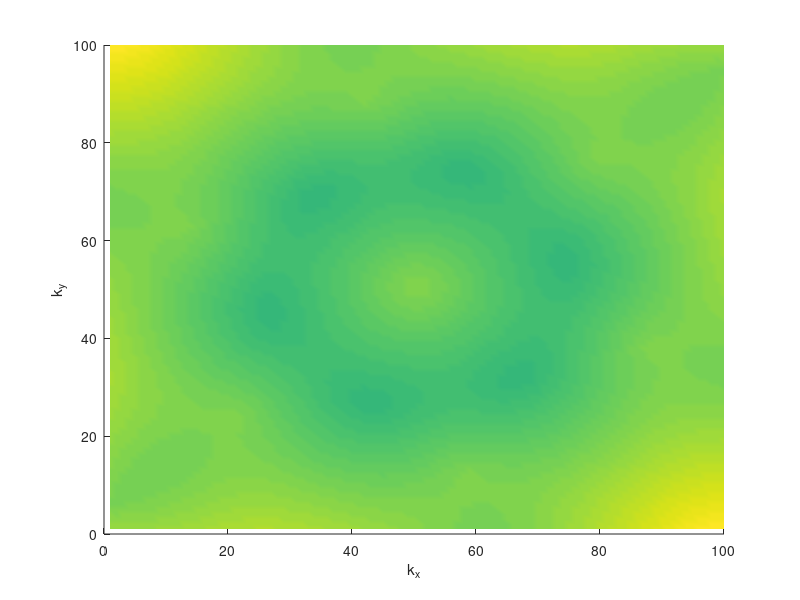
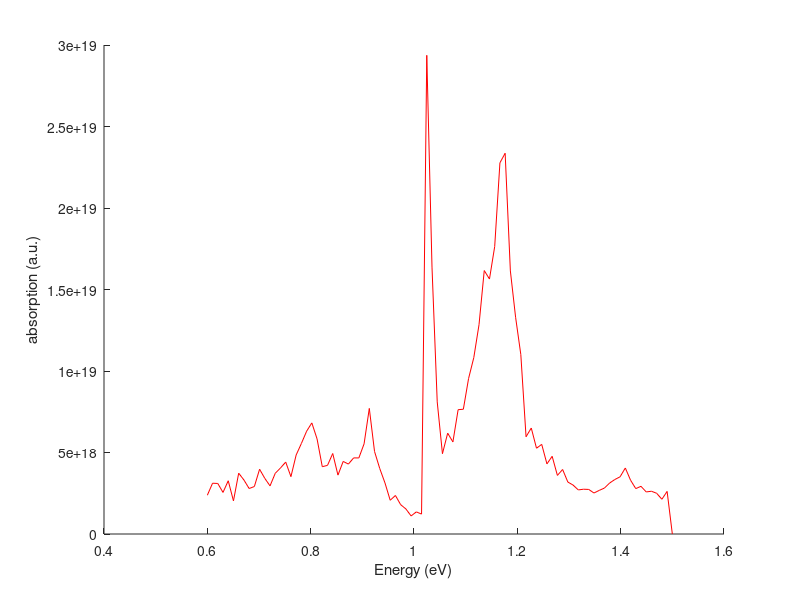

The MATLAB source for these figures, in order:
function GBN_Dispersion_absorption
clear
close all

%c = 3*10^(10); %speed of light gaussian
c=1;
m = 1;
n = 1;
points = 100; %k space mesh
bound = 2.0 ; %bound in k-space in nm^(-1) measure from original Dirac point

Ex = 10^(-8); %electric field of light (Gaussian units)
Ey = Ex;
Wi = (c/4*pi)*(Ex^2 + Ey^2); %incident energy 
%Wi = Wi*6.24*10^(11);%incident energy in eV


kx = linspace(-bound,bound,points);
ky = linspace(-bound,bound,points);
d = zeros(14,points,points);

for i = 1:points
    for j = 1:points
        H = mymatrix(kx(i),ky(j),0,0);
        d(:,m,n) = eig(H);        
        m = m + 1;
    end
    m = 1;
    n = n + 1;
end
energy1(:,:) = d(1,:,:);
energy2(:,:) = d(2,:,:);
energy3(:,:) = d(3,:,:);
energy4(:,:) = d(4,:,:);
energy5(:,:) = d(5,:,:);
energy6(:,:) = d(6,:,:);
energy7(:,:) = d(7,:,:);
energy8(:,:) = d(8,:,:);
energy9(:,:) = d(9,:,:);
energy10(:,:) = d(10,:,:);
energy11(:,:) = d(11,:,:);
energy12(:,:) = d(12,:,:);
energy13(:,:) = d(13,:,:);
energy14(:,:) = d(14,:,:);
figure;
 hold on
%surf(energy1)
%surf(energy2)
%surf(energy3)
%surf(energy4)
%surf(energy5)
surf(energy6)
surf(energy7)
surf(energy8)
surf(energy9)
%surf(energy10)
%surf(energy11)
%surf(energy12)
%surf(energy13)
%surf(energy14)
xlabel('k_x')
ylabel('k_y')
zlabel('Energy (eV)')
shading interp
 hold off
E_min = 0.6; %min and max of photon energy
E_max = 1.5;
delta_E = 0.01;
bins = ceil((E_max-E_min)/delta_E);
energy = linspace(E_min,E_max,bins);
%energy = energy*1000;
% numstates1 = numstates(energy1,E_min,E_max,delta_E,points);
% numstates2 = numstates(energy2,E_min,E_max,delta_E,points);
% numstates3 = numstates(energy3,E_min,E_max,delta_E,points);
% numstates4 = numstates(energy4,E_min,E_max,delta_E,points);
% numstates5 = numstates(energy5,E_min,E_max,delta_E,points);
abs78 = absorption(energy7,energy8,E_min,E_max,delta_E,points,7,8,kx,kx,Ex,Ey,Wi);
abs79 = absorption(energy7,energy9,E_min,E_max,delta_E,points,7,9,kx,ky,Ex,Ey,Wi);
abs68 = absorption(energy6,energy8,E_min,E_max,delta_E,points,6,8,kx,ky,Ex,Ey,Wi);
abs69 = absorption(energy6,energy9,E_min,E_max,delta_E,points,6,9,kx,ky,Ex,Ey,Wi);
% numstates10 = numstates(energy10,E_min,E_max,delta_E,points);
% numstates12 = numstates(energy12,E_min,E_max,delta_E,points);
% numstates13 = numstates(energy13,E_min,E_max,delta_E,points);
% numstates14 = numstates(energy14,E_min,E_max,delta_E,points);
% statesdist = numstates1+numstates2+numstates3+numstates4+numstates5+numstates6+numstates7+numstates8+numstates9+numstates10+numstates11+numstates12+numstates13+numstates14;
abso = abs78+abs79+abs68+abs69;
figure; 
hold on
plot(energy,abso,'r')
xlabel('Energy (eV)')
ylabel('absorption (a.u.)')
Band_1 = zeros(1,points);Band_2 = zeros(1,points);Band_3 = zeros(1,points);
Band_4 = zeros(1,points);Band_5 = zeros(1,points);Band_6 = zeros(1,points);
Band_7 = zeros(1,points);Band_8 = zeros(1,points);Band_9 = zeros(1,points);
Band_10 = zeros(1,points);Band_11 = zeros(1,points);Band_12 = zeros(1,points);
Band_13 = zeros(1,points);Band_14 = zeros(1,points);
for i = 1:points
    Band_1(1,i) = d(1,points/2,i);Band_2(1,i) = d(2,points/2,i);Band_3(1,i) = d(3,points/2,i);
    Band_4(1,i) = d(4,points/2,i);Band_5(1,i) = d(5,points/2,i);Band_6(1,i) = d(6,points/2,i);
    Band_7(1,i) = d(7,points/2,i);Band_8(1,i) = d(8,points/2,i);Band_9(1,i) = d(9,points/2,i);
    Band_10(1,i) = d(10,points/2,i);Band_11(1,i) = d(11,points/2,i);Band_12(1,i) = d(12,points/2,i);
    Band_13(1,i) = d(13,points/2,i);Band_14(1,i) = d(14,points/2,i);
end
% figure; 
% hold on
% plot(kx,1000*Band_1)
% plot(kx,1000*Band_2)
% plot(kx,1000*Band_3)
% plot(kx,1000*Band_4)
% plot(kx,1000*Band_5)
% plot(kx,1000*Band_6)
% plot(kx,1000*Band_7)
% plot(kx,1000*Band_8)
% plot(kx,1000*Band_9)
% plot(kx,1000*Band_10)
% plot(kx,1000*Band_11)
% plot(kx,1000*Band_12)
% plot(kx,1000*Band_13)
% plot(kx,1000*Band_14)
% axis([-bound bound 1000*E_min 1000*E_max])
% pbaspect([0.7 1 1])
% xlabel('k')
% ylabel('Energy (meV)')
% hold off
% dlmwrite('conductionband_lowres.txt', energy8);
% type conductionband_lowres.txt;
% dlmwrite('valenceband_lowres.txt', energy7);
% type valenceband_lowres.txt;
% dlmwrite('newvalenceband_lowres.txt', energy6);
% type newvalenceband_lowres.txt;
end

function abso = absorption(energy_valv, energy_valc,E_min,E_max,delta_E,points,r,t,kx,ky,Ex,Ey,Wi)
difference_energy = energy_valc - energy_valv;
%min(min(difference_energy));
%size(difference_energy);
r;
t;
energy = E_min;
c=1;
%c = 3*10^(10);
energy_index = 1;
bins = ceil((E_max-E_min)/delta_E);
abso = zeros(bins,1);
%hbar = 1;
hbar = 6.582*10^(-16); %hbar in units of eV.s
factor = 2*pi/(hbar); %2*pi/hbar (eV.s)^(-1)
while energy < E_max - delta_E
    omega = energy/hbar; %units of s^(-1) same in CGS and SI units
    Ax = 1i*c*Ex/omega; %Gaussian units
    Ay = 1i*c*Ey/omega;
    for i = 1:points
        for j = 1:points
            if difference_energy(i,j) > energy && difference_energy(i,j) <= energy + delta_E
                Hlight = mymatrix(kx(i),ky(j),Ax,Ay);  % Hamiltonian under light influence (note the Ax/energy and Ay/energy)
                H = mymatrix(kx(i),ky(j),0,0); % Hamiltonian unperturbed by light
                [V,D] = eig(H); %eigenvals and eigen states of unperturbed hamiltonian (already calculated in main function - so can be shortened later)
                Hpert = Hlight-H; %Perturbation 
                Msq = (abs((V(:,1))' * Hpert * V(:,2))).^2; %square of perturbation matrix element between initial and final states
                Wa = factor*(energy*Msq)/delta_E;
                abso(energy_index) = (Wa/Wi) + abso(energy_index) ; %adds to absorption - note the energy.*(Msq) term
            end
        end
    end
    energy = energy + delta_E;
    energy_index = energy_index + 1;
end
end

function H = mymatrix(kx,ky,Ax,Ay) %calculates Hamiltonian (centered around gamma point)
% e = 4.8*10^(-10); %charge of an electron in gaussian units
% c = 3*10^(10);
%vf = 1*10^8;
%hbar = 1.05*10^(-27); %hbar in CGS units

c=1;
e=1;
ap= 0.246; %lattice constant in nm
delta = 0.018; %lattice mismatch
phip = (pi/180)*3.5; %increase to decrease moire wavelength and push the new Dirac points to higher energy
theta = atan((sin(phip))/(1+ delta - cos(phip)));
lambda = ((1+delta)*ap)/(sqrt((2*(1+delta)*(1-cos(phip))) + delta^2)); %moire wavelength
Gp = (4*pi/(sqrt(3)*lambda));
vf = 1.1*10^15; %nm/s
hbar = 6.58*10^(-16); %eV.s
Vg = hbar*Gp*vf/2;%eV
%Vg = 0.206202; 
%theta = 0.766;
%Vg = 0.06;
%G = 0.711;  %change to move dip in DOS
G=Gp;
%G=0;
 % 0.678 is hcross*v0 (the coeff in the normal dispersion relation)
 % The lower right 2*2 matric is the Hamiltonian of graphene linearized about Ddirac point
 H = [0 0.687*(kx - (e*Ax/(hbar*c)) +G*cos(theta)-1i*(-(ky - (e*Ay/(hbar*c)))-G*sin(theta))) Vg/2 0 Vg/2 0 Vg/2 0 Vg/2 0 Vg/2 0 Vg/2 0;
     0.687*(kx - (e*Ax/(hbar*c)) + G*cos(theta)+1i*(-(ky - (e*Ay/(hbar*c)))- G*sin(theta))) 0 0 Vg/2 0 Vg/2 0 Vg/2 0 Vg/2 0 Vg/2 0 Vg/2 ;
     Vg/2 0 0 0.687*(kx - (e*Ax/(hbar*c)) + G*cos(theta+pi/3)-1i*(-(ky - (e*Ay/(hbar*c)))-G*sin(theta+pi/3))) Vg/2 0 Vg/2 0 Vg/2 0 Vg/2 0 Vg/2 0;
     0 Vg/2 0.687*(kx - (e*Ax/(hbar*c))+G*cos(theta+pi/3)+1i*(-(ky - (e*Ay/(hbar*c)))-G*sin(theta+pi/3))) 0 0 Vg/2 0 Vg/2 0 Vg/2 0 Vg/2 0 Vg/2;
     Vg/2 0 Vg/2 0 0 0.687*(kx - (e*Ax/(hbar*c))+G*cos(theta+2*pi/3)-1i*(-(ky - (e*Ay/(hbar*c)))-G*sin(theta+2*pi/3))) Vg/2 0 Vg/2 0 Vg/2 0 Vg/2 0;
     0 Vg/2 0 Vg/2 0.687*(kx - (e*Ax/(hbar*c))+G*cos(theta+2*pi/3)+1i*(-(ky - (e*Ay/(hbar*c)))-G*sin(theta+2*pi/3))) 0 0 Vg/2 0 Vg/2 0 Vg/2 0 Vg/2;
     Vg/2 0 Vg/2 0 Vg/2 0 0 0.687*(kx - (e*Ax/(hbar*c))+G*cos(theta+pi)-1i*(-(ky - (e*Ay/(hbar*c)))-G*sin(theta+pi))) Vg/2 0 Vg/2 0 Vg/2 0;
     0 Vg/2 0 Vg/2 0 Vg/2 0.687*(kx - (e*Ax/(hbar*c))+G*cos(theta+pi)+1i*(-(ky - (e*Ay/(hbar*c)))-G*sin(theta+pi))) 0 0 Vg/2 0 Vg/2 0 Vg/2;
     Vg/2 0 Vg/2 0 Vg/2 0 Vg/2 0 0 0.687*(kx - (e*Ax/(hbar*c))+G*cos(theta+4*pi/3)-1i*(-(ky - (e*Ay/(hbar*c)))-G*sin(theta+4*pi/3))) Vg/2 0 Vg/2 0;
     0 Vg/2 0 Vg/2 0 Vg/2 0 Vg/2 0.687*(kx - (e*Ax/(hbar*c))+G*cos(theta+4*pi/3)+1i*(-(ky - (e*Ay/(hbar*c)))-G*sin(theta+4*pi/3))) 0 0 Vg/2 0 Vg/2;
     Vg/2 0 Vg/2 0 Vg/2 0 Vg/2 0 Vg/2 0 0 0.687*(kx - (e*Ax/(hbar*c))+G*cos(theta+5*pi/3)-1i*(-(ky - (e*Ay/(hbar*c)))-G*sin(theta+5*pi/3))) Vg/2 0;
     0 Vg/2 0 Vg/2 0 Vg/2 0 Vg/2 0 Vg/2 0.687*(kx - (e*Ax/(hbar*c))+G*cos(theta+5*pi/3)+1i*(-(ky - (e*Ay/(hbar*c)))-G*sin(theta+5*pi/3))) 0 0 Vg/2;
     Vg/2 0 Vg/2 0 Vg/2 0 Vg/2 0 Vg/2 0 Vg/2 0 0 0.687*(kx - (e*Ax/(hbar*c)) + 1i*(ky - (e*Ay/(hbar*c))));
     0 Vg/2 0 Vg/2 0 Vg/2 0 Vg/2 0 Vg/2 0 Vg/2 0.687*( kx - (e*Ax/(hbar*c)) - 1i*(ky - (e*Ay/(hbar*c)))) 0];
 
end
